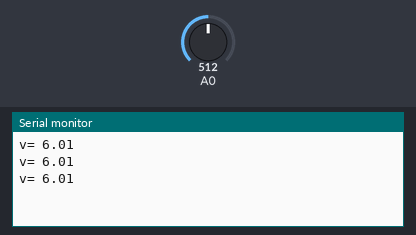
This sketch was run on a simulated Arduino Uno, built with avr-gcc and run on an emulated ATmega328P. Shown: the last lines printed to the serial monitor. The inputs (shaded band) are chosen by the test bench; at power-on: A0 = 512.

Above: at 1.3 s.
1.4 s: A0 set to 716
At 1.9 s:
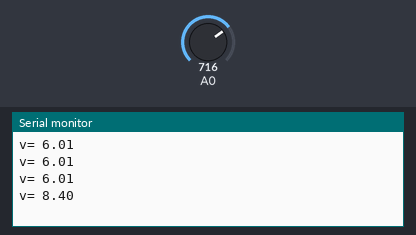
2.9 s: A0 set to 900
At 3.4 s:
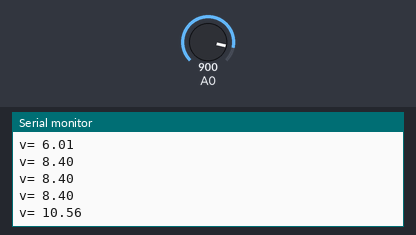
Timing chart, 0 to 5.9 s (numbered marks = the images above; inputs shaded):
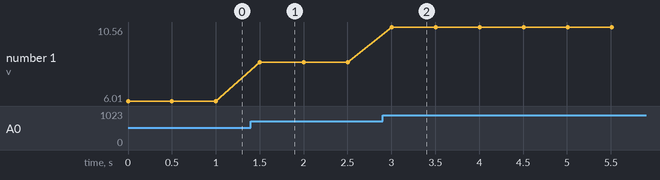

The sketch:

practica_3_51.ino
```cpp
float resis1=100000;//creamos una variable para la resistencia 1 con su valor respectiva
float resis2=71400;//creamos una variable para la resistencia 2 con su valor respectiva
void setup(){
Serial.begin(9600);//activamos el monitor serial
}
void loop()
{
float v=(analogRead(0)*5)/1023.0;//creamos una variable que active el pin analogico
float factor=(v/(resis2/(resis1+resis2)));//creamos una variable que nos guarde el valor de la operacion
Serial.print("v= ");
Serial.println(factor);//mostramos el resultado
delay(500);//le damos un tiempo de recarga

}
```

Measured:
- after the input at 1.4 s, the serial monitor: prints a new line after 0.10 s (image 1)
- after the input at 2.9 s, the serial monitor: prints a new line after 0.10 s (image 2)
- plotted number 1: 6.01 → 8.4 after the input at 1.4 s, 8.4 → 10.56 after the input at 2.9 s
